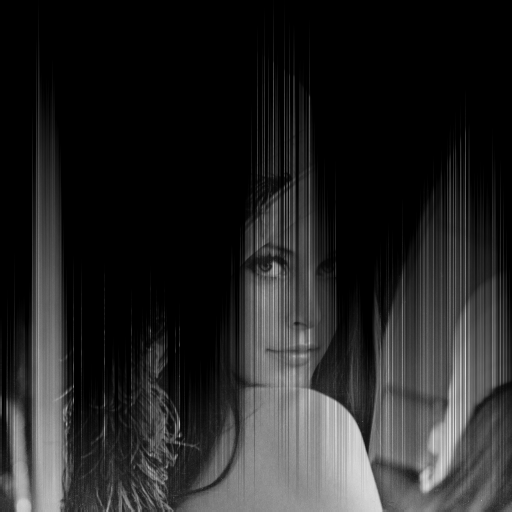
#> input picture Ejercicios en clase/Clase 4 27 08 24 Shifting/shifting abajo a arriba.png, 512 x 512 px, given in place of Incendio.png, which was not available
$ python 9._Shifting_izq_a_der.py
#> lines starting #> are read from the running program, lines starting #| are printed output that depends on the picture
import cv2
import numpy as np

# Lee la imagen
imagen = cv2.imread("Incendio.png")
#> imagen is the input picture: shape (512, 512, 3); min 0, max 221, mean 36.7
if imagen is None:
    print("Error: No se pudo cargar la imagen. Asegúrate de que el archivo está en el directorio correcto.")
else:
    # Convertir la imagen a escala de grises
    gray_image = cv2.cvtColor(imagen, cv2.COLOR_BGR2GRAY)

    # Guardar la matriz de la imagen en escala de grises en un archivo CSV
    np.savetxt('Original_Shifting_izq_a_der.csv', gray_image, delimiter=',', fmt='%d')
    print("La matriz de la imagen en escala de grises se ha guardado en 'Original_Shifting_izq_a_der.csv'.")

    gray_copy = gray_image.copy()

    #Recorrer el arreglo de la imagen en escala de grises
    for i in range(gray_image.shape[0]):
        for j in range(gray_image.shape[1]):
            if j != 0:
                gray_copy[i][j] = gray_copy[i][j-1]/ (gray_image[i][j-1]/gray_image[i][j])
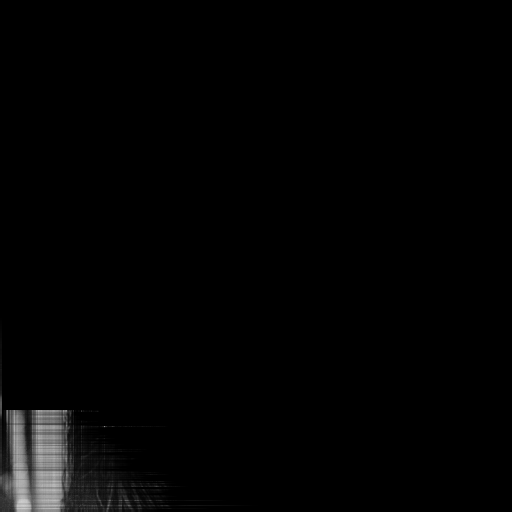
#> gray_copy: shape (512, 512); min 0, max 206, mean 3.4

    np.savetxt('Shifting_izq_a_der.csv', gray_copy, delimiter=',', fmt='%d')

    # Mostrar la imagen en blanco y negro
    cv2.imshow("Imagen a Blanco y negro", gray_image)
    cv2.imshow("shifting izquierda a derecha", gray_copy)
    cv2.waitKey(0)
    cv2.destroyAllWindows()
    cv2.imwrite("shifting izquierda a derecha.png", gray_copy)

$ run again, on Ejercicios en clase/Clase 4 27 08 24 Shifting/shifting diagonal derecha abajo a izquierda arriba.png
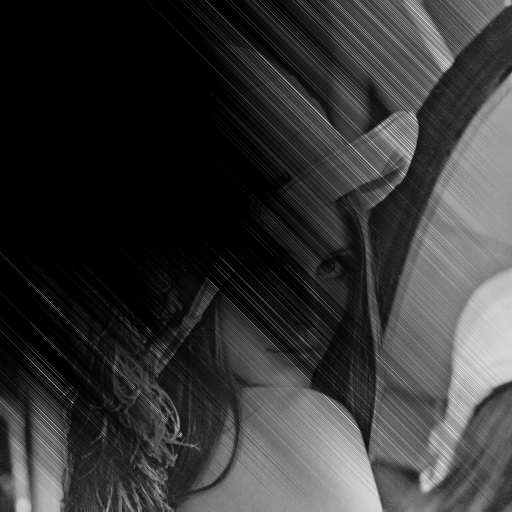
#> input picture Ejercicios en clase/Clase 4 27 08 24 Shifting/shifting diagonal derecha abajo a izquierda arriba.png, 512 x 512 px, given in place of Incendio.png, which was not available
#> imagen is the input picture: shape (512, 512, 3); min 0, max 229, mean 54.3
#> after the loop `for i in range(gray_image.shape[0]):`:
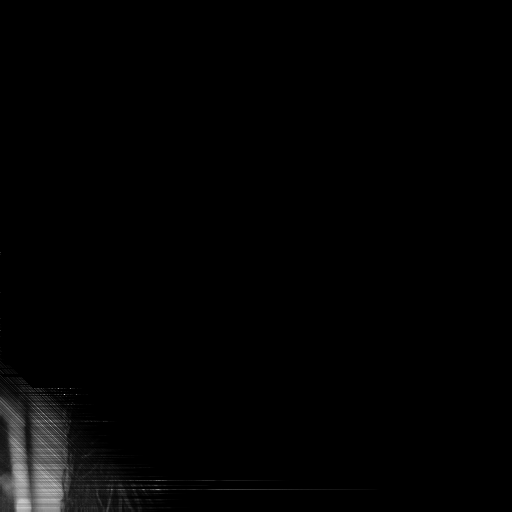
#> gray_copy: shape (512, 512); min 0, max 202, mean 3

$ run again, on Ejercicios en clase/Clase 4 27 08 24 Shifting/shifting diagonal izquierda arriba a derecha abajo.png
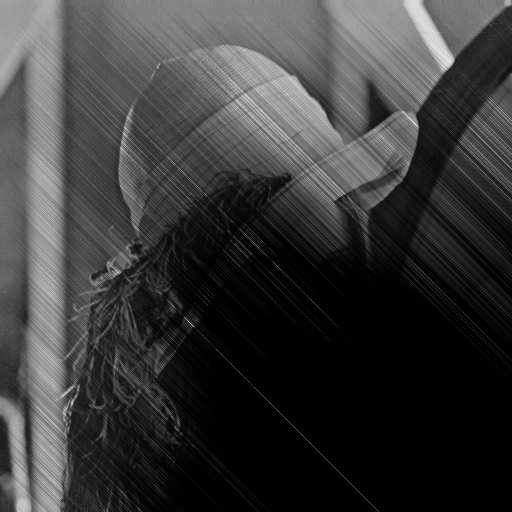
#> input picture Ejercicios en clase/Clase 4 27 08 24 Shifting/shifting diagonal izquierda arriba a derecha abajo.png, 512 x 512 px, given in place of Incendio.png, which was not available
#> imagen is the input picture: shape (512, 512, 3); min 0, max 234, mean 57.3
#> after the loop `for i in range(gray_image.shape[0]):`:
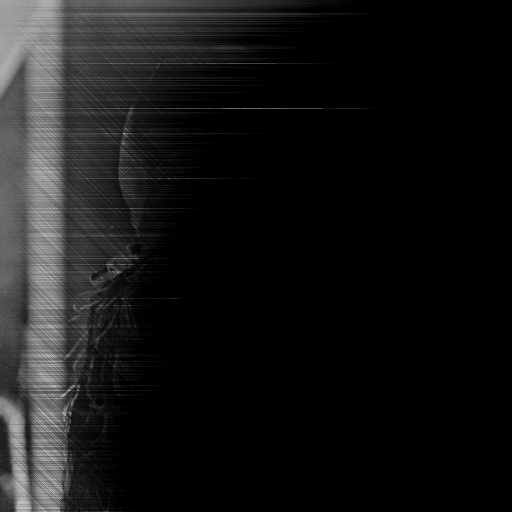
#> gray_copy: shape (512, 512); min 0, max 205, mean 22
